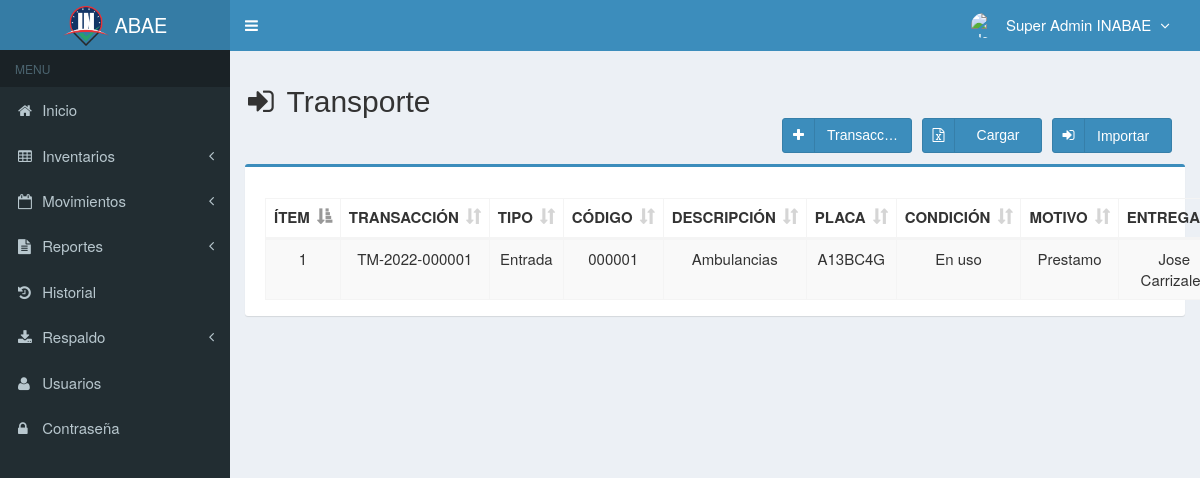
The app's page /main.php?module=transaccion_equipos_transporte (signed in) with its own data.
### tables this page shows
CREATE TABLE `usuarios` (
  `id_user` int(3) NOT NULL,
  `username` varchar(50) NOT NULL,
  `name_user` varchar(50) NOT NULL,
  `cedula_user` int(20) NOT NULL,
  `password` varchar(50) NOT NULL,
  `email` varchar(50) DEFAULT NULL,
  `telefono` varchar(13) DEFAULT NULL,
  `foto` varchar(100) DEFAULT NULL,
  `permisos_acceso` varchar(30) NOT NULL,
  `status` enum('activo','bloqueado') NOT NULL DEFAULT 'activo',
  `created_at` timestamp NOT NULL DEFAULT current_timestamp(),
  `updated_at` timestamp NOT NULL DEFAULT current_timestamp() ON UPDATE current_timestamp(),
  `sede` varchar(30) DEFAULT NULL
);

CREATE TABLE `transaccion_equipos_transporte` (
  `codigo_transaccion` varchar(15) NOT NULL,
  `codigo` varchar(7) NOT NULL,
  `motivo` varchar(300) NOT NULL,
  `recibe` varchar(300) NOT NULL,
  `cedula_r` int(15) NOT NULL,
  `empresa_r` varchar(300) NOT NULL,
  `entrega` varchar(300) NOT NULL,
  `cedula_e` int(15) NOT NULL,
  `empresa` varchar(300) NOT NULL,
  `lugar_e` varchar(300) NOT NULL,
  `lugar_r` varchar(300) NOT NULL,
  `created_user` int(3) NOT NULL,
  `created_date` timestamp NOT NULL DEFAULT current_timestamp(),
  `tipo_transaccion` varchar(300) NOT NULL
);

CREATE TABLE `transporte` (
  `codigo` varchar(10) NOT NULL,
  `descripcion` varchar(40) NOT NULL,
  `placa` varchar(15) NOT NULL,
  `marca` varchar(300) DEFAULT NULL,
  `tipo` varchar(300) DEFAULT NULL,
  `modelo` varchar(300) DEFAULT NULL,
  `color` varchar(20) DEFAULT NULL,
  `condicion` varchar(300) DEFAULT NULL,
  `unidad` varchar(300) DEFAULT NULL,
  `ubicacion` varchar(300) DEFAULT NULL,
  `responsable` varchar(300) DEFAULT NULL,
  `pertenece` varchar(300) DEFAULT NULL,
  `cedula` varchar(15) DEFAULT NULL,
  `sede` varchar(300) DEFAULT NULL,
  `nmroCarroceria` varchar(300) DEFAULT NULL,
  `anio` varchar(10) DEFAULT NULL,
  `tipoCombustible` varchar(30) DEFAULT NULL,
  `created_user` int(5) DEFAULT NULL,
  `created_date` timestamp NULL DEFAULT NULL,
  `updated_date` timestamp NULL DEFAULT NULL,
  `estado` enum('chequeado','nochequeado') DEFAULT 'chequeado',
  `updated_user` int(5) DEFAULT NULL,
  `categoria` varchar(30) DEFAULT NULL
);

### modules/transaccion_equipos_Transporte/view.php (the view, shortened to what this page needs)
<section class="content-header">
  <h2>
    <i class="fa fa-sign-in icon-title"></i> Transporte
    <form action="database/excel_to_mysql_control_transporte.php" method="POST" enctype="multipart/form-data">
      <button class="btn btn-primary btn-social pull-right botones" name="archivo" data-toggle="tooltip">
        <i class="fa fa-sign-in"></i></i>Importar&nbsp;&nbsp;
      </button>
      <a class="btn btn-primary btn-social pull-right botones" data-toggle="tooltip">
          <i class="fa fa-file-excel-o"></i>
          <div class="textoInput">
            Cargar
          </div>
      </a>
      <a class="btn btn-primary btn-social pull-right botones anchoInput" href="?module=form_transaccion_equipos_transporte&form=add" data-toggle="tooltip">
        <i class="fa fa-plus"></i> Transacción
      </a>
    </form>
  </h2>
 <br/>
</section>
<section class="content">
  <div class="row">
    <div class="col-md-12">
      <div class="box box-primary">
        <div class="box-body">
          <table id="dataTables1" class="table table-bordered table-striped table-hover">
            <thead>
              <tr>
                <th class="center">ÍTEM</th>
                <th class="center">TRANSACCIÓN</th>
                <th class="center">TIPO</th>
                <th class="center">CÓDIGO</th>
                <th class="center">DESCRIPCIÓN</th>
                <th class="center">PLACA</th>
                <th class="center">CONDICIÓN</th>
                <th class="center">MOTIVO</th>
                <th class="center">ENTREGA</th>
              </tr>
            </thead>
            <tbody>
            <?php
            $no = 1;
            $query = mysqli_query($mysqli, "SELECT a.tipo_transaccion, a.codigo_transaccion, a.codigo,b.codigo,a.motivo,a.created_date,b.tipo, a.codigo, a.entrega, a.empresa_r, a.cedula_e, a.recibe, b.descripcion, a.empresa, a.cedula_r, a.lugar_e, a.lugar_r, b.placa, b.marca, b.condicion
                                            FROM transaccion_equipos_transporte as a INNER JOIN transporte as b ON a.codigo=b.codigo  ORDER BY codigo_transaccion DESC")
                                            or die('error '.mysqli_error($mysqli));
            while ($data = mysqli_fetch_assoc($query)) {
              $originalDate = $data['created_date'];
              $fecha = date("d-m-Y", strtotime($originalDate));
              echo "<tr>
                      <td width='50'  class='center'>$no</td>
                      <td width='100' class='center'>$data[codigo_transaccion]</td>
                      <td width='100' class='center'>$data[tipo_transaccion]</td>
                      <td width='100' class='center'>$data[codigo]</td>
                      <td width='100' class='center'>$data[descripcion]</td>
                      <td width='100' class='center'>$data[placa]</td>
                      <td width='100' class='center'>$data[condicion]</td>
                      <td width='100' class='center'>$data[motivo]</td>
                      <td width='100' class='center'>$data[entrega]</td>
                      <td width='100' class='center'>$data[cedula_e]</td>
                      <td width='100' class='center'>$data[lugar_e]</td>
                      <td width='100' class='center'>$data[empresa]</td>
                      <td width='100' class='center'>$data[recibe]</td>
                      <td width='100' class='center'>$data[cedula_r]</td>
                      <td width='100' class='center'>$data[lugar_r]</td>
                      <td width='100' class='center'>$data[empresa_r]</td>
                      <td width='100' class='center'>$fecha</td>
                    </tr>";
              $no++;
            }
            ?>
            </tbody>
          </table>
        </div>
      </div>
    </div>
  </div>
</section><!-- /.content

### top-menu.php (shortened to what this page needs)
<?php
require_once "config/database.php";
$query = mysqli_query($mysqli, "SELECT id_user, name_user, foto, permisos_acceso FROM usuarios WHERE id_user='$_SESSION[id_user]'")
                                or die('error: '.mysqli_error($mysqli));
$data = mysqli_fetch_assoc($query);
?>
<li class="dropdown user user-menu">
  <a href="#" class="dropdown-toggle" data-toggle="dropdown">
  <?php
  if ($data['foto']=="") { ?>
    <img src="images/user/user-default.png" class="user-image" alt="User Image"/>
  <?php
  }
  else { ?>
    <img src="images/user/<?php echo $data['foto']; ?>" class="user-image" alt="User Image"/>
  <?php
  }
  ?>
    <span class="hidden-xs"><?php echo $data['name_user']; ?> <i style="margin-left:5px" class="fa fa-angle-down"></i></span>
  </a>
</li>

### assets/css/style.css (style rules this page uses)
.btn-social *:first-child { border-right: 1px solid rgba(0, 0, 0, 0.1); bottom: 0; font-size: 1em !important; left: 0; line-height: 32px !important; position: absolute; text-align: center; top: 0; width: 32px !important; }
.content-header { padding: 15px 18px 0; position: relative; }
.center { text-align:center; }
.icon-title { margin-right: 5px; }
body { background-color: #fff; color: #333; font-size: 15px; line-height: 1.42857; }

### modules/transaccion_equipos_Transporte/view.php (style rules this page uses)
.botones { height: 35px; margin-right: 10px; margin-bottom: 10px; width: 120px; }
.textoInput { margin-top:-21px; text-align: center; }
.anchoInput { width:130px; }

### records on screen
usuarios: name_user "Super Admin INABAE"
transaccion_equipos_transporte: codigo_transaccion "TM-2022-000001", tipo_transaccion "Entrada", codigo "000001", transporte.descripcion "Ambulancias", transporte.placa "A13BC4G", transporte.condicion "En uso", motivo "Prestamo", entrega "Jose…"
